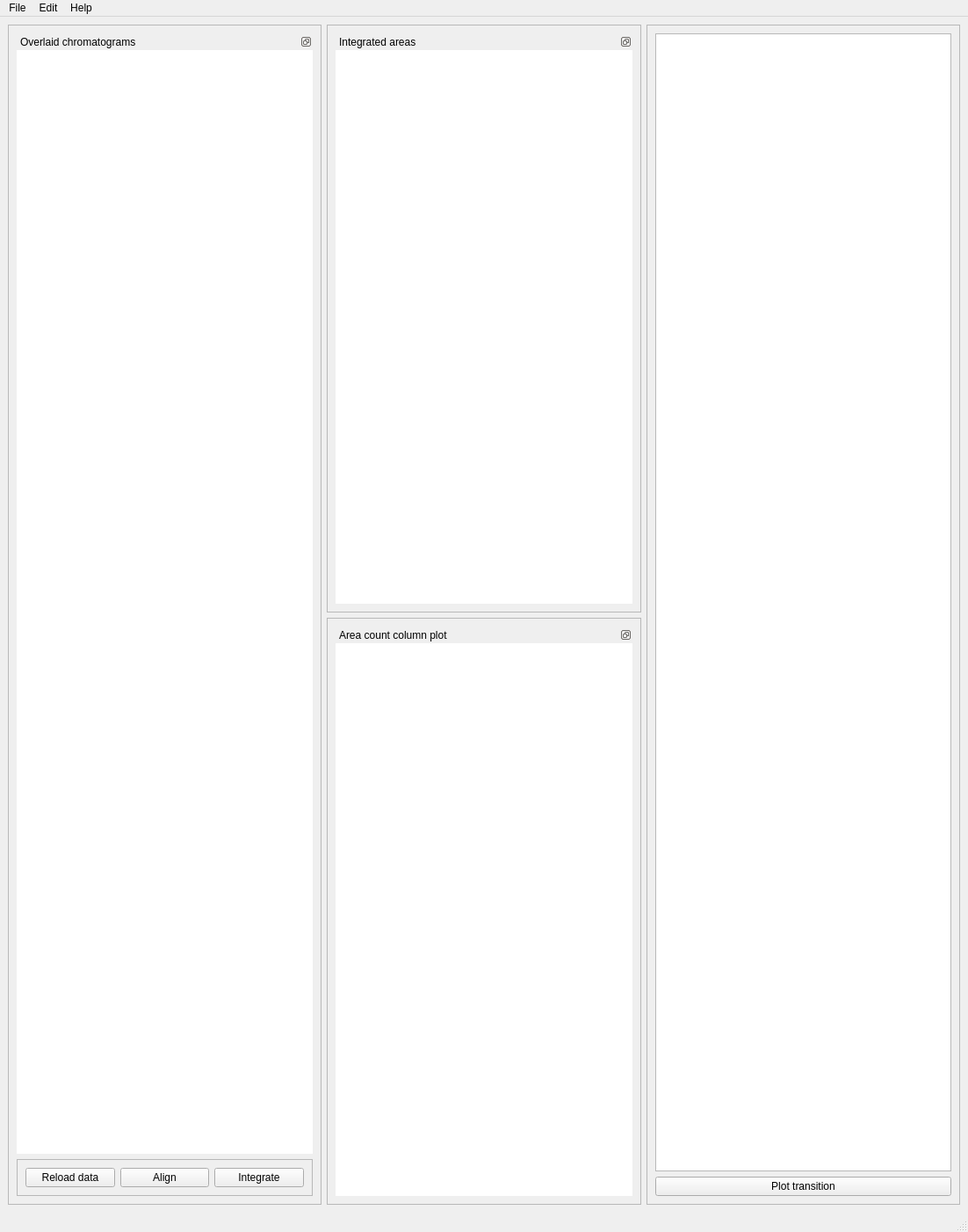
<?xml version="1.0" encoding="UTF-8"?>
<ui version="4.0">
 <author>J Hallqvist</author>
 <class>MainWindow</class>
 <widget class="QMainWindow" name="MainWindow">
  <property name="geometry">
   <rect>
    <x>0</x>
    <y>0</y>
    <width>1102</width>
    <height>1402</height>
   </rect>
  </property>
  <property name="sizePolicy">
   <sizepolicy hsizetype="Expanding" vsizetype="Preferred">
    <horstretch>0</horstretch>
    <verstretch>0</verstretch>
   </sizepolicy>
  </property>
  <property name="windowTitle">
   <string>MainWindow</string>
  </property>
  <widget class="QWidget" name="centralwidget">
   <layout class="QGridLayout" name="gridLayout_2">
    <item row="0" column="0">
     <layout class="QGridLayout" name="gridLayout">
      <item row="1" column="0" rowspan="2">
       <widget class="QFrame" name="frame_2">
        <property name="frameShape">
         <enum>QFrame::StyledPanel</enum>
        </property>
        <property name="frameShadow">
         <enum>QFrame::Raised</enum>
        </property>
        <layout class="QVBoxLayout" name="horizontalLayout_3">
         <item>
          <widget class="QDockWidget" name="dockWidget_TIC">
           <property name="sizePolicy">
            <sizepolicy hsizetype="Expanding" vsizetype="Expanding">
             <horstretch>0</horstretch>
             <verstretch>0</verstretch>
            </sizepolicy>
           </property>
           <property name="styleSheet">
            <string notr="true">background-color: rgb(255, 255, 255);</string>
           </property>
           <property name="features">
            <set>QDockWidget::DockWidgetFloatable|QDockWidget::DockWidgetMovable</set>
           </property>
           <property name="windowTitle">
            <string>Overlaid chromatograms</string>
           </property>
           <widget class="QWidget" name="widget_TIC">
            <layout class="QVBoxLayout" name="vl_TIC"/>
           </widget>
          </widget>
         </item>
         <item>
          <widget class="QFrame" name="frame_5">
           <property name="frameShape">
            <enum>QFrame::StyledPanel</enum>
           </property>
           <property name="frameShadow">
            <enum>QFrame::Raised</enum>
           </property>
           <layout class="QHBoxLayout" name="horizontalLayout">
            <item>
             <widget class="QPushButton" name="PB_reload">
              <property name="text">
               <string>Reload data</string>
              </property>
             </widget>
            </item>
            <item>
             <widget class="QPushButton" name="PB_align">
              <property name="toolTip">
               <string extracomment="Select start and end point of alignment"/>
              </property>
              <property name="toolTipDuration">
               <number>1</number>
              </property>
              <property name="text">
               <string>Align</string>
              </property>
             </widget>
            </item>
            <item>
             <widget class="QPushButton" name="PB_integrate">
              <property name="text">
               <string>Integrate</string>
              </property>
             </widget>
            </item>
           </layout>
          </widget>
         </item>
        </layout>
       </widget>
      </item>
      <item row="1" column="2" rowspan="2">
       <widget class="QFrame" name="frame">
        <property name="sizePolicy">
         <sizepolicy hsizetype="MinimumExpanding" vsizetype="Expanding">
          <horstretch>0</horstretch>
          <verstretch>0</verstretch>
         </sizepolicy>
        </property>
        <property name="minimumSize">
         <size>
          <width>310</width>
          <height>0</height>
         </size>
        </property>
        <property name="maximumSize">
         <size>
          <width>400</width>
          <height>16777215</height>
         </size>
        </property>
        <property name="sizeIncrement">
         <size>
          <width>0</width>
          <height>0</height>
         </size>
        </property>
        <property name="frameShape">
         <enum>QFrame::StyledPanel</enum>
        </property>
        <property name="frameShadow">
         <enum>QFrame::Raised</enum>
        </property>
        <layout class="QVBoxLayout" name="vl_list">
         <item>
          <widget class="QListWidget" name="listWidget_samples">
           <property name="sizePolicy">
            <sizepolicy hsizetype="Preferred" vsizetype="Preferred">
             <horstretch>0</horstretch>
             <verstretch>0</verstretch>
            </sizepolicy>
           </property>
           <property name="minimumSize">
            <size>
             <width>280</width>
             <height>783</height>
            </size>
           </property>
           <property name="maximumSize">
            <size>
             <width>400</width>
             <height>16777215</height>
            </size>
           </property>
           <property name="sizeAdjustPolicy">
            <enum>QAbstractScrollArea::AdjustToContents</enum>
           </property>
           <property name="movement">
            <enum>QListView::Static</enum>
           </property>
           <property name="resizeMode">
            <enum>QListView::Adjust</enum>
           </property>
           <property name="viewMode">
            <enum>QListView::ListMode</enum>
           </property>
           <property name="currentRow">
            <number>-1</number>
           </property>
           <property name="sortingEnabled">
            <bool>false</bool>
           </property>
          </widget>
         </item>
         <item>
          <widget class="QPushButton" name="PB_plotTrans">
           <property name="sizePolicy">
            <sizepolicy hsizetype="MinimumExpanding" vsizetype="Fixed">
             <horstretch>0</horstretch>
             <verstretch>0</verstretch>
            </sizepolicy>
           </property>
           <property name="maximumSize">
            <size>
             <width>400</width>
             <height>16777215</height>
            </size>
           </property>
           <property name="text">
            <string>Plot transition</string>
           </property>
          </widget>
         </item>
        </layout>
       </widget>
      </item>
      <item row="1" column="1">
       <widget class="QFrame" name="frame_3">
        <property name="frameShape">
         <enum>QFrame::StyledPanel</enum>
        </property>
        <property name="frameShadow">
         <enum>QFrame::Raised</enum>
        </property>
        <layout class="QVBoxLayout" name="verticalLayout">
         <item>
          <widget class="QDockWidget" name="dockWidget_areas">
           <property name="sizePolicy">
            <sizepolicy hsizetype="Preferred" vsizetype="Preferred">
             <horstretch>0</horstretch>
             <verstretch>0</verstretch>
            </sizepolicy>
           </property>
           <property name="minimumSize">
            <size>
             <width>77</width>
             <height>77</height>
            </size>
           </property>
           <property name="styleSheet">
            <string notr="true">background-color: rgb(255, 255, 255);</string>
           </property>
           <property name="features">
            <set>QDockWidget::DockWidgetFloatable|QDockWidget::DockWidgetMovable</set>
           </property>
           <property name="windowTitle">
            <string>Integrated areas</string>
           </property>
           <widget class="QWidget" name="widget_areas">
            <layout class="QVBoxLayout" name="vl_IntAreas"/>
           </widget>
          </widget>
         </item>
        </layout>
       </widget>
      </item>
      <item row="2" column="1">
       <widget class="QFrame" name="frame_4">
        <property name="frameShape">
         <enum>QFrame::StyledPanel</enum>
        </property>
        <property name="frameShadow">
         <enum>QFrame::Raised</enum>
        </property>
        <layout class="QVBoxLayout" name="verticalLayout_3">
         <item>
          <widget class="QDockWidget" name="dockWidget_histogram">
           <property name="minimumSize">
            <size>
             <width>77</width>
             <height>77</height>
            </size>
           </property>
           <property name="styleSheet">
            <string notr="true">background-color: rgb(255, 255, 255);</string>
           </property>
           <property name="features">
            <set>QDockWidget::DockWidgetFloatable|QDockWidget::DockWidgetMovable</set>
           </property>
           <property name="windowTitle">
            <string>Area count column plot</string>
           </property>
           <widget class="QWidget" name="widget_histogram">
            <layout class="QVBoxLayout" name="vl_histogram"/>
           </widget>
          </widget>
         </item>
        </layout>
       </widget>
      </item>
     </layout>
    </item>
   </layout>
  </widget>
  <widget class="QMenuBar" name="menubar">
   <property name="geometry">
    <rect>
     <x>0</x>
     <y>0</y>
     <width>1102</width>
     <height>38</height>
    </rect>
   </property>
   <widget class="QMenu" name="menuFile">
    <property name="title">
     <string>File</string>
    </property>
    <addaction name="action_LoadSamples"/>
    <addaction name="separator"/>
    <addaction name="actionSave"/>
    <addaction name="separator"/>
    <addaction name="actionSave_As"/>
    <addaction name="separator"/>
    <addaction name="actionQuit"/>
   </widget>
   <widget class="QMenu" name="menuEdit">
    <property name="title">
     <string>Edit</string>
    </property>
    <addaction name="separator"/>
   </widget>
   <widget class="QMenu" name="menuHelp">
    <property name="title">
     <string>Help</string>
    </property>
    <addaction name="actionHelp"/>
   </widget>
   <addaction name="menuFile"/>
   <addaction name="menuEdit"/>
   <addaction name="menuHelp"/>
  </widget>
  <widget class="QStatusBar" name="statusbar"/>
  <action name="action_LoadSamples">
   <property name="text">
    <string>Load samples</string>
   </property>
   <property name="shortcut">
    <string>Ctrl+L</string>
   </property>
  </action>
  <action name="actionSave">
   <property name="text">
    <string>Save</string>
   </property>
   <property name="shortcut">
    <string>Ctrl+S</string>
   </property>
  </action>
  <action name="actionHelp">
   <property name="text">
    <string>MRM Help</string>
   </property>
  </action>
  <action name="actionSave_As">
   <property name="text">
    <string>Save As</string>
   </property>
   <property name="shortcut">
    <string>Ctrl+Shift+S</string>
   </property>
  </action>
  <action name="actionQuit">
   <property name="text">
    <string>Quit</string>
   </property>
   <property name="shortcut">
    <string>Ctrl+Q</string>
   </property>
   <property name="menuRole">
    <enum>QAction::QuitRole</enum>
   </property>
  </action>
 </widget>
 <resources/>
 <connections/>
</ui>
